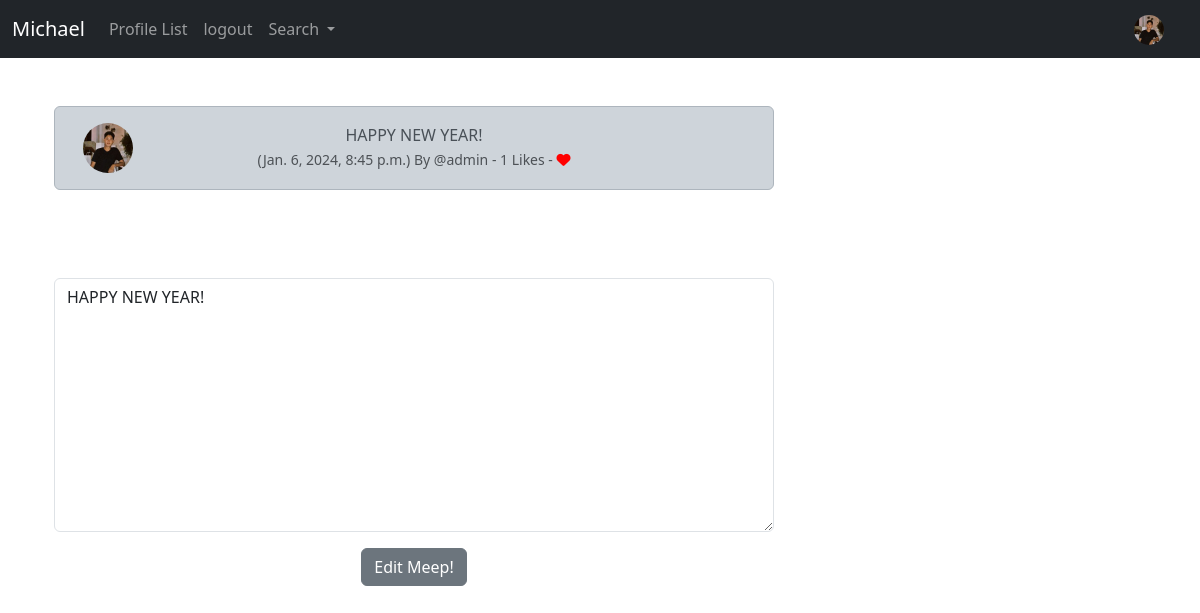
The app's page /edit_meep/16 (signed in) with its own data.
### michael/models.py (models this page shows, shortened)
class Profile(models.Model):
    user = models.OneToOneField(User, on_delete=models.CASCADE)
    follows = models.ManyToManyField('self',
        related_name="followed_by",
        symmetrical=False,
        blank=True)
    date_modified = models.DateTimeField(auto_now=True)
    profile_image = models.ImageField(null=True, blank=True, upload_to="images/")
    profile_bio = models.CharField(null=True, blank=True, max_length=500)
    homepage_link = models.CharField(null=True, blank=True, max_length=100)
    facebook_link = models.CharField(null=True, blank=True, max_length=100)
    instagram_link = models.CharField(null=True, blank=True, max_length=100)
    linkedin_link = models.CharField(null=True, blank=True, max_length=100)

class Meep(models.Model):
    user = models.ForeignKey(
        User, related_name="meeps",
        on_delete=models.DO_NOTHING
    )
    body = models.CharField(max_length=200)
    created_at = models.DateTimeField(auto_now_add=True)
    likes = models.ManyToManyField(User, related_name="meep_like", blank=True)
    def number_of_likes(self):
        return self.likes.count()

### michael/views.py (the view)
# urls.py: path('edit_meep/<int:pk>', views.edit_meep, name="edit_meep"),
def edit_meep(request, pk):
    if request.user.is_authenticated:
        meep = get_object_or_404(Meep, id=pk)
        if request.user.username == meep.user.username:
            form = MeepForm(request.POST or None, instance=meep )
            if request.method == "POST":
                if form.is_valid():
                    meep = form.save(commit=False)
                    meep.user = request.user
                    meep.save()
                    messages.success(request, ("Your Meeps Has Been Updated!"))
                    return redirect('home')
            else:
                return render(request, "edit_meep.html", {'form':form, 'meep':meep})
        else:
            messages.success(request, ("You Don't Own That Meep!!"))
            return redirect('home')
    else:
        messages.success(request, ("Please Log In To Continue..."))
        return redirect('home')

### michael/forms.py
class MeepForm(forms.ModelForm):
    body = forms.CharField(required=True,
        widget=forms.widgets.Textarea(
            attrs={
                "placeholder": "Enter Your Musker Meep!",
                "class": "form-control",
            }
            ),
            label="",
    )
    class Meta:
        model = Meep
        exclude = ("user", "likes",)

### michael/templates/edit_meep.html (shortened to what this page needs)
{% extends 'base.html' %}
{% load static %}
{% block content %}
    <div class="container text-center">
        <div class="row">
            <div class=col-8>
<br/>
        <div class="alert alert-dark" role="alert">
<div class="container">
    <div class="row">
        <div class="col-1">
          {% if meep.user.profile.profile_image %}
              <img src="{{ meep.user.profile.profile_image.url }}" width=50 height=50 class="rounded-circle" alt="{{ profile.user.username }}">
              {% else %}
              <img src="{% static 'images/avatar.png' %}" width=50 height=50 class="rounded-circle" alt="{{ profile.user.username }}">
              {% endif %}
        </div>
        <div class="col-10">
          {{ meep.body }}<br/>
          <small class="text-muted">
            ({{ meep.created_at}}) By
            @{{ meep.user.username}}
            - {{ meep.number_of_likes }} Likes -
            {% if user in meep.likes.all %}
               <a href="{% url 'meep_like' meep.id %}">
<i class="fa-solid fa-heart" style="color:red"></i></a>
            {% else %}
               <a href="{% url 'meep_like' meep.id %}">
<i class="fa fa-heart-o" style="color:red"></i></a>
            {% endif %}
          </small>
        </div><br/><br/>
            </div>
        </div>
    </div>
               <br/><br/><br/>
{% if form %}
<form method=POST>
    {{ form.as_p }}
    <button type="submit" class="btn btn-secondary">Edit Meep!</button>
</form>
{% endif %}
</div>
{% endblock %}

### michael/templates/navbar.html (shortened to what this page needs)
{% load static %}
<nav class="navbar navbar-expand-lg navbar-dark bg-dark">
    <div class="container-fluid">
      <a class="navbar-brand" href="{% url 'post-list' %}">Michael</a>
      <div class="collapse navbar-collapse" id="navbarSupportedContent">
        <ul class="navbar-nav me-auto mb-2 mb-lg-0">
          <li class="nav-item">
            <a class="nav-link"
            href="{% url 'profile_list' %}">Profile List</a>
          </li>
          {% if user.is_authenticated %}
          <li class="nav-item">
            <a class="nav-link"
            href="{% url 'logout' %}">logout</a>
          </li>
          {% endif %}
        <li class="nav-item dropdown">
            <a class="nav-link dropdown-toggle" href="#" role="button" data-bs-toggle="dropdown" aria-expanded="false">
              Search
            </a>
          </li>
        </ul>
        {% if user.is_authenticated %}
          <ul class="navbar-nav ml-auto">
            <li class="nav-link navbar-brand">
              <a href="{% url 'profile' request.user.id %}">
{% if user.profile.profile_image %}
<img src="{{ user.profile.profile_image.url }}" class="rounded-circle" width=30>
{% else %}
    <img src="{% static 'images/avatar.png' %}" class="img-fluid rounded-circle" alt="Profile Image" width=30>
{% endif %}
              </a>
            </li>
          </ul>
        {% endif %}
      </div>
    </div>
</nav>

### records on screen
Meep: user.profile.profile_image (picture), body "HAPPY NEW YEAR!", created_at "Jan. 6, 2024, 8:45 p.m.", user.username "admin", number_of_likes "1"
